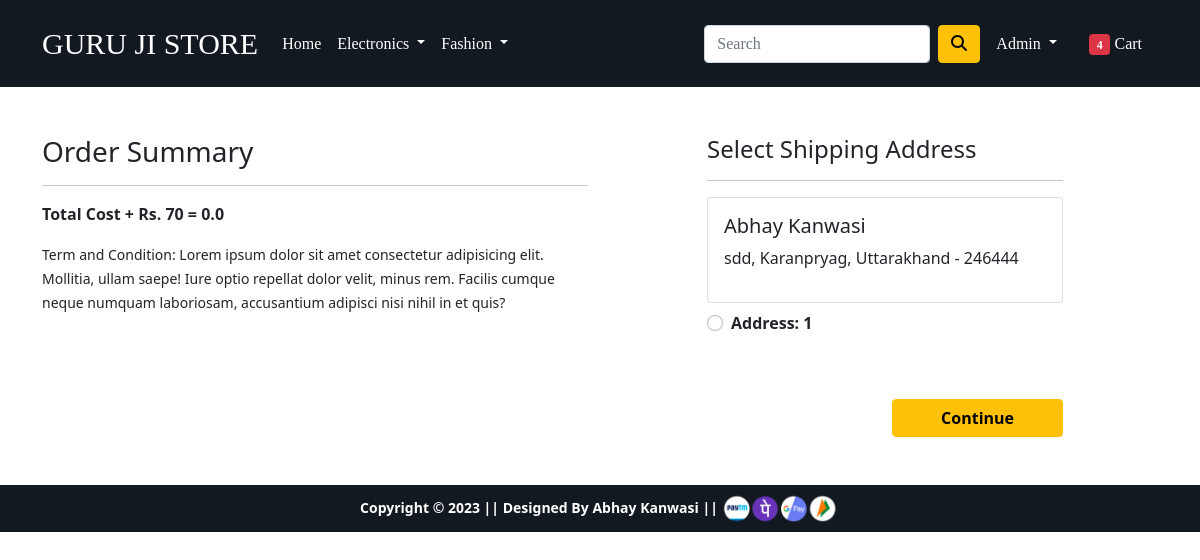
/checkout/ (signed in), run on an earlier commit of the app's database.
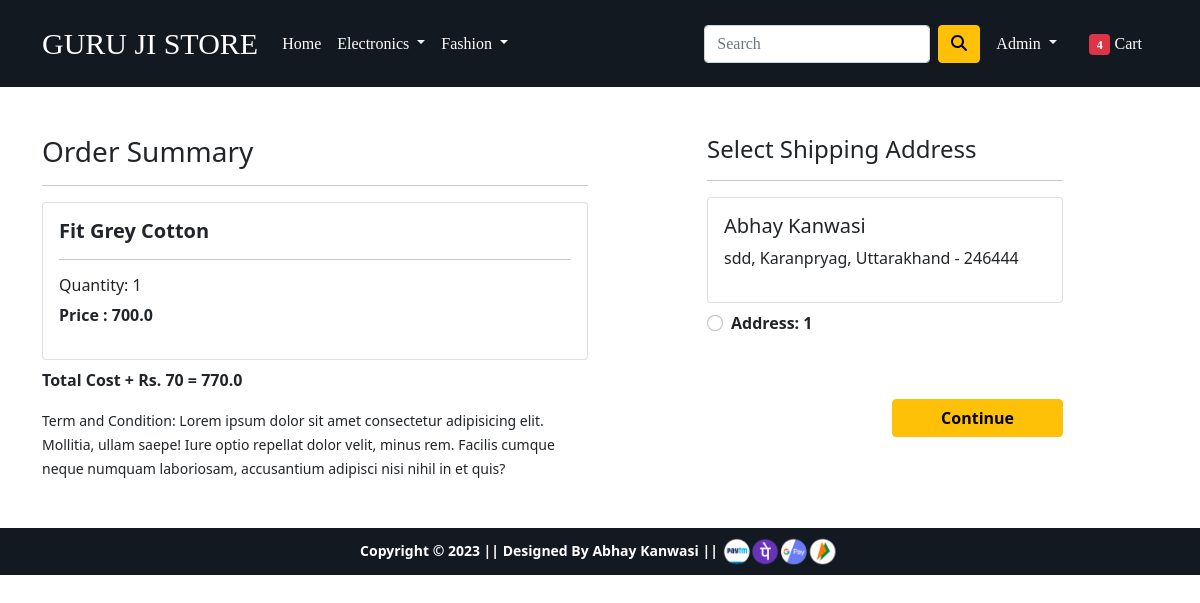
And on a later commit of the database.
### app/models.py (models this page shows, shortened)
class Customer(models.Model):
    user = models.ForeignKey(User, on_delete=models.CASCADE)
    name = models.CharField(max_length=200)
    locality = models.CharField(max_length=200)
    city = models.CharField(max_length=50)
    zipcode = models.IntegerField()
    state = models.CharField(choices=STATE_CHOICES, max_length=50)

class Cart(models.Model):
    user = models.ForeignKey(User, on_delete=models.CASCADE)
    product = models.ForeignKey(Product, on_delete=models.CASCADE)
    quantity = models.PositiveBigIntegerField(default=1)
    @property
    def total_cost(self):
        return self.quantity * self.product.discount_price

class Product(models.Model):
    title = models.CharField(max_length=100)
    selling_price = models.FloatField()
    discount_price = models.FloatField()
    description = models.TextField()
    brand = models.CharField(max_length=100)
    category = models.CharField(choices=CATEGORY_CHOICES, max_length=2)
    product_image = models.ImageField(upload_to='prouductimg')

### app/views.py (the view)
# urls.py: path('checkout/', views.checkout, name='checkout'),
@login_required
def checkout(request):
  user = request.user
  add = Customer.objects.filter(user = user)
  cart_item = Cart.objects.filter(user = user)
  amount = 0.0
  shipping_amount = 70.0
  totalamount = 0.0
  cart_product = [product for product in Cart.objects.all() if product.user == user]
  if cart_product:
    for product in cart_product:
      tempamount = (product.quantity * product.product.discount_price)
      amount += tempamount
    totalamount = amount + shipping_amount
  return render(request, 'app/checkout.html', {'add' : add, 'totalamount' : totalamount, 'cart_items' : cart_item})

### app/templates/app/checkout.html (shortened to what this page needs)
{% extends 'app/base.html' %}
{% load static %}
{% block main-content %}
<div class="container">
 <div class="row mt-5">
  <div class="col-sm-6">
    <h3>Order Summary</h3>
    <hr>
    {% for item in cart_items %}
      <div class="card mb-2">
        <div class="card-body">
          <h5><strong>{{item.product.title}}</strong></h5><hr>
          <h6>Quantity: {{item.quantity}}</h6>
          <p class="fw-bold">Price : {{item.total_cost}}</p>
        </div>
      </div>
      {% endfor %}
      <p class="fw-bold">Total Cost + Rs. 70 = {{totalamount}}</p>
    <small>Term and Condition: Lorem ipsum dolor sit amet consectetur adipisicing elit. Mollitia, ullam saepe! Iure optio repellat dolor velit, minus rem. Facilis cumque neque numquam laboriosam, accusantium adipisci nisi nihil in et quis?</small>
  </div>
  <div class="col-sm-4 offset-sm-1">
    <h4>Select Shipping Address</h4>
    <hr>
    <form action="/paymentdone">
      {% for ad in add  %}
      <div class="card">
        <div class="card-body">
        <h5>{{ad.name | capfirst}}</h5>
        <p>{{ad.locality}}, {{ad.city}}, {{ad.state}} - {{ad.zipcode}}</p>
        </div>
      </div>
        <div class="form-check mt-2 mb-5">
          <input class="form-check-input" type="radio" name = "custid" id="custadd {{forloop.counter}}" value="{{ad.id}}">
          <label class="form-check-label fw-bold" for="">
            Address: {{forloop.counter}} </label>
        </div>
        {% endfor %}
        <div class="text-end">
          <button type="submit" class="btn btn-warning mt-3 px-5 fw-bold">Continue</button>
        </div>
      </form>
    </div>
  </div>
</div>
{% endblock main-content %}

What changed in the data, as far as the page shows it:
added Cart: product "Fit Grey Cotton", quantity "1", total_cost "700.0"
Also different on the page:
{{ totalamount }}: "0.0" → "770.0"
